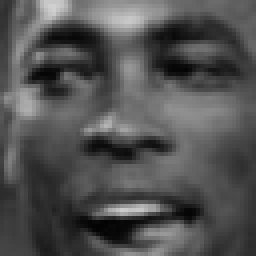
%> input picture Pics/Alfonso_Soriano_0001.pgm, 64 x 64 px (shown 4 times larger); its folder holds only this picture in this run
$ octave Faces.m   (GNU Octave 9; MATLAB toolbox functions it lacks are replaced by stand-ins)
%> lines starting %> are read from the running program, lines starting %| are printed output that depends on the picture
%% Faces

% Specify number of images
%num_imgs = 7;
% Enter in the location of your images (relative to MATLAB script)

h = 64;
w = 64;
d = h*w;

imagefiles = dir('*.pgm');
nfiles = length(imagefiles);    % Number of files found
images = zeros((h*w), nfiles, 1);
for i=1:nfiles
   currentfilename = imagefiles(i).name;
   currentimage = imread(currentfilename);
%> currentimage is the input picture: size 64x64 uint8; min 3, max 208, mean 81.6
   images(:,i) = reshape(currentimage, 1, (h*w));
end

%%
% vectorize images
x = double(images);
%> x = 4096 values, max 208 at index 834, min 3 at index 1593, mean 81.63
x = x';
Xn = x;
%> Xn has the same summary as x

num_imgs = nfiles;

%% Build matrix

Mi = 64;
Ni = 64;   % image resize parameter


% [20 lines of commented-out code are left out]

%% Code from Part A
% d = size(Xn,1);  % for a 1 dimensional matrix -MD
d = num_imgs;
Xn = double(Xn);    % convert integers to double

N = size(Xn, 2);
%> N = 4096

% Compute the average value of each variable
mu = mean(Xn,2);
%> mu = 81.63

%%% mean_image = reshape(Xn,[Mi,Ni]); - can clear

% Replicate the average vector into a matrix
mu_mat = repmat( mu,1,N);
%> mu_mat = 4096 values from 81.63 to 81.63
% Subtract the average away from every column
Xhat = Xn - mu_mat;
%> Xhat = 4096 values, max 126.4 at index 834, min -78.63 at index 1593, mean 0
% [16 lines of commented-out code are left out]
    S = (Xhat*Xhat')/(N-1);
%> S = 1382
     %S = cov(Xhat');
% Compute the trace of S, i.e. the total variance
Trace_S = trace(S);
%> Trace_S = 1382
% Find the eigenvalues and eigenvectors of S
[Q,Dvec] = eig(S,'vector');
%> Q = 1; Dvec = 1382
% Sort in descending order
[Dvec, perm] = sort(Dvec, 'descend');
%> perm = 1
Q = Q(:,perm);
% Determine the principal components
PComps = Q'*Xhat;
%> PComps has the same summary as Xhat

%%
%PComps = ____; % see above -MD

pca_img = zeros([Mi, Ni ,num_imgs]);
for i = 1:num_imgs
pca_img(:,:,i) = reshape(PComps(i,:),Mi,Ni);
end
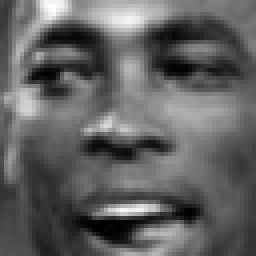
%> pca_img: size 64x64 double (shown 4 times larger); min -78.63, max 126.4, mean 0; drawn with min black and max white

%%
mean_matrix = mean(Xn,1);
%> mean_matrix has the same summary as x

% show mean and 1th through 15th principal eigenvectors
figure,subplot(4,4,1)
imagesc(reshape(mean_matrix, [h,w]))
colormap gray
axis equal
xlim = 64;
ylim = 64;
for i = 1:15
    subplot(4,4,i+1)
%> (the run ends here)

$ run again, on Pics/Alfredo_di_Stefano_0001.pgm
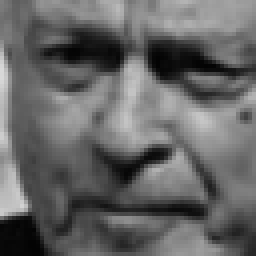
%> input picture Pics/Alfredo_di_Stefano_0001.pgm, 64 x 64 px (shown 4 times larger)
%> currentimage is the input picture: size 64x64 uint8; min 3, max 216, mean 101.5
%> x = 4096 values, max 216 at index 18, min 3 at index 509, mean 101.5
%> Xn has the same summary as x
%> mu = 101.5
%> mu_mat = 4096 values from 101.5 to 101.5
%> Xhat = 4096 values, max 114.5 at index 18, min -98.5 at index 509, mean 0
%> S = 2105.9
%> Q = 1; Dvec = 2105.9
%> perm = 1
%> PComps has the same summary as Xhat
%> after the loop `for i = 1:num_imgs`:
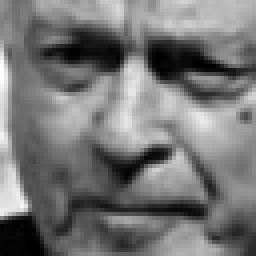
%> pca_img: size 64x64 double (shown 4 times larger); min -98.5, max 114.5, mean 0; drawn with min black and max white
%> mean_matrix has the same summary as x

$ run again, on Pics/Alfred_Ford_0001.pgm
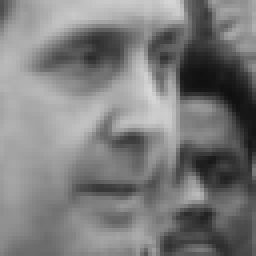
%> input picture Pics/Alfred_Ford_0001.pgm, 64 x 64 px (shown 4 times larger)
%> currentimage is the input picture: size 64x64 uint8; min 15, max 215, mean 124.2
%> x = 4096 values, max 215 at index 2391, min 15 at index 3672, mean 124.2
%> Xn has the same summary as x
%> mu = 124.2
%> mu_mat = 4096 values from 124.2 to 124.2
%> Xhat = 4096 values, max 90.81 at index 2391, min -109.2 at index 3672, mean 0
%> S = 2095.2
%> Q = 1; Dvec = 2095.2
%> perm = 1
%> PComps has the same summary as Xhat
%> after the loop `for i = 1:num_imgs`:
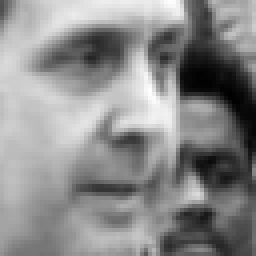
%> pca_img: size 64x64 double (shown 4 times larger); min -109.2, max 90.81, mean 0; drawn with min black and max white
%> mean_matrix has the same summary as x
